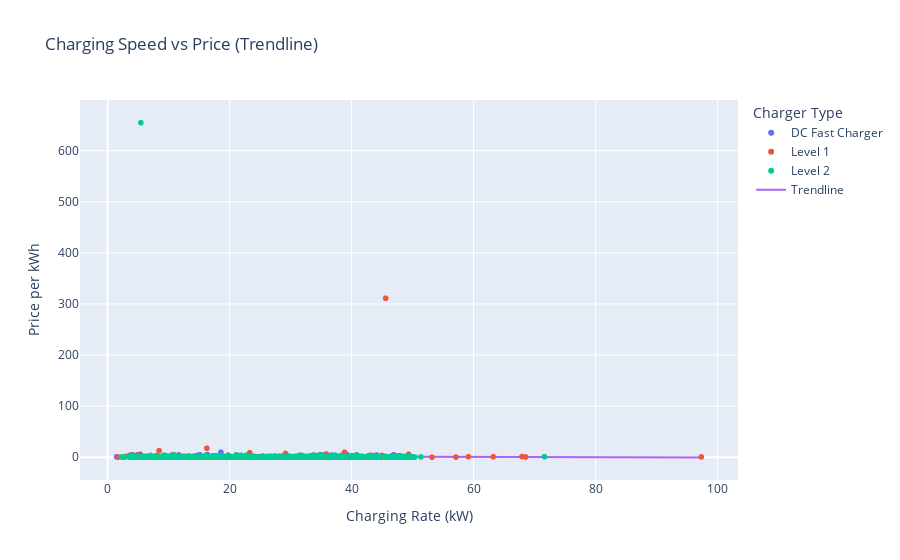

Notebook cell for this chart:
### Markdown cell above
## 9. Charging Speed vs Price (Stable Trendline)

### Code cell
clean=df[['Charging Rate (kW)','Price per kWh']].replace([np.inf,-np.inf],np.nan).dropna()
X=clean[['Charging Rate (kW)']]
y=clean['Price per kWh']
lr=LinearRegression().fit(X,y)
fig=px.scatter(df,x='Charging Rate (kW)',y='Price per kWh',color='Charger Type',
               title='Charging Speed vs Price (Trendline)')
fig.add_trace(go.Scatter(x=clean['Charging Rate (kW)'],y=lr.predict(X),
                         mode='lines',name='Trendline'))
fig.show()

### Figure 1 — Plotly figure (JSON) as saved in the notebook; plotly's stock layout.template omitted (floating-point values rounded to 4 significant figures; data arrays with more than 128 entries replaced by an {"elided": "..."} marker saying what was removed)
{"data": [{"hovertemplate": "Charger Type=DC Fast Charger<br>Charging Rate (kW)=%{x}<br>Price per kWh=%{y}<extra></extra>", "legendgroup": "DC Fast Charger", "marker": {"color": "#636efa", "symbol": "circle"}, "mode": "markers", "name": "DC Fast Charger", "showlegend": true, "type": "scattergl", "x": {"elided": "407 float values"}, "xaxis": "x", "y": {"elided": "407 float values"}, "yaxis": "y"}, {"hovertemplate": "Charger Type=Level 1<br>Charging Rate (kW)=%{x}<br>Price per kWh=%{y}<extra></extra>", "legendgroup": "Level 1", "marker": {"color": "#EF553B", "symbol": "circle"}, "mode": "markers", "name": "Level 1", "showlegend": true, "type": "scattergl", "x": {"elided": "437 float values"}, "xaxis": "x", "y": {"elided": "437 float values"}, "yaxis": "y"}, {"hovertemplate": "Charger Type=Level 2<br>Charging Rate (kW)=%{x}<br>Price per kWh=%{y}<extra></extra>", "legendgroup": "Level 2", "marker": {"color": "#00cc96", "symbol": "circle"}, "mode": "markers", "name": "Level 2", "showlegend": true, "type": "scattergl", "x": {"elided": "410 float values"}, "xaxis": "x", "y": {"elided": "410 float values"}, "yaxis": "y"}, {"mode": "lines", "name": "Trendline", "type": "scatter", "x": {"elided": "1191 float values"}, "y": {"elided": "1191 float values"}}], "layout": {"legend": {"title": {"text": "Charger Type"}, "tracegroupgap": 0}, "title": {"text": "Charging Speed vs Price (Trendline)"}, "xaxis": {"anchor": "y", "domain": [0, 1], "title": {"text": "Charging Rate (kW)"}}, "yaxis": {"anchor": "x", "domain": [0, 1], "title": {"text": "Price per kWh"}}}}
